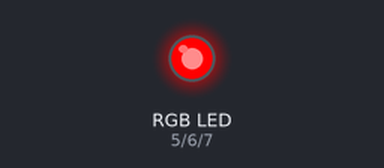
This sketch was run on a simulated Arduino Uno, built with avr-gcc and run on an emulated ATmega328P. On the bench: an RGB LED mixed from three pins (HIGH = lit).

Above: at 0.2 s.
At 0.7 s:
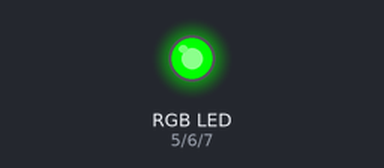
At 2.7 s:
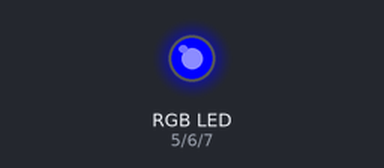
Timing chart, 0 to 3.5 s (numbered marks = the images above):
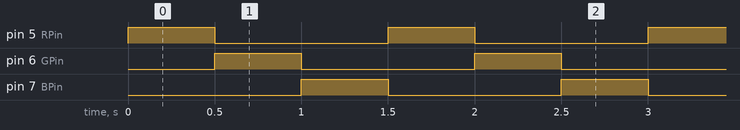

The sketch:

rgbBlink.ino
```cpp
int RPin = 5;
int GPin = 6;
int BPin = 7;
int i = 0;
void setup(){
  // put your setup code here, to run once:
  pinMode(RPin, OUTPUT);
  pinMode(GPin, OUTPUT);
  pinMode(BPin, OUTPUT);
}

void loop() {
  // put your main code here, to run repeatedly:
  switch (i%3)
  {
    case 0:
      digitalWrite(RPin, HIGH);
      digitalWrite(GPin, LOW);
      digitalWrite(BPin, LOW);
      break;

    case 1:
      digitalWrite(RPin, LOW);
      digitalWrite(GPin, HIGH);
      digitalWrite(BPin, LOW);
      break;

    case 2:
      digitalWrite(RPin, LOW);
      digitalWrite(GPin, LOW);
      digitalWrite(BPin, HIGH);
      break;
  }

  i++;
  delay(500);
}
```

Measured:
- by itself, pin 5 (RPin), pin 6 (GPin), pin 7 (BPin): alternates HIGH for 0.50 s and LOW for 1.0 s
- by itself, everything shown: repeats every 1.5 s, in 3 steps
